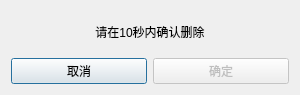
<?xml version="1.0" encoding="UTF-8"?>
<ui version="4.0">
 <class>ConfirmDeleteDialog</class>
 <widget class="QDialog" name="ConfirmDeleteDialog">
  <property name="geometry">
   <rect>
    <x>0</x>
    <y>0</y>
    <width>300</width>
    <height>95</height>
   </rect>
  </property>
  <property name="windowTitle">
   <string>确认删除</string>
  </property>
  <layout class="QVBoxLayout" name="verticalLayout">
   <item>
    <widget class="QLabel" name="countdownLabel">
     <property name="text">
      <string>请在10秒内确认删除</string>
     </property>
     <property name="alignment">
      <set>Qt::AlignCenter</set>
     </property>
    </widget>
   </item>
   <item>
    <layout class="QHBoxLayout" name="horizontalLayout">
     <item>
      <widget class="QPushButton" name="cancelButton">
       <property name="text">
        <string>取消</string>
       </property>
      </widget>
     </item>
     <item>
      <widget class="QPushButton" name="confirmButton">
       <property name="text">
        <string>确定</string>
       </property>
       <property name="enabled">
        <bool>false</bool>
       </property>
      </widget>
     </item>
    </layout>
   </item>
  </layout>
 </widget>
 <resources/>
 <connections/>
</ui>
